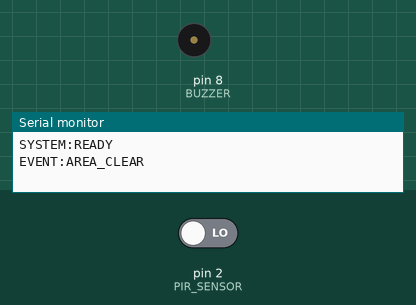
Bench run of a sketch on a simulated Arduino Uno, built with avr-gcc and run on an emulated ATmega328P. Parts: buzzer (waves = sounding, pin HIGH), the last lines printed to the serial monitor. The test bench sets the inputs (shaded band); at power-on: pin 2 (PIR_SENSOR) LOW.

Above: at 1.5 s.
1.6 s: pin 2 (PIR_SENSOR) driven HIGH
At 2.8 s:
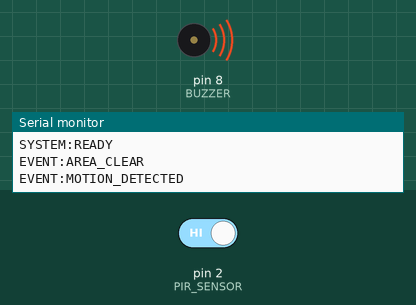
3.1 s: pin 2 (PIR_SENSOR) driven LOW
At 4.2 s:
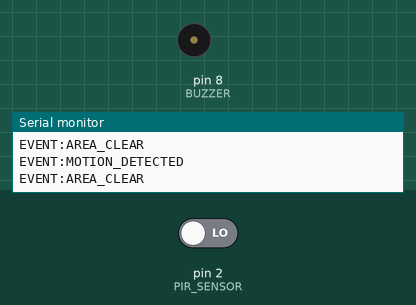
Timing chart, 0 to 6.1 s (numbered marks = the images above; inputs shaded):
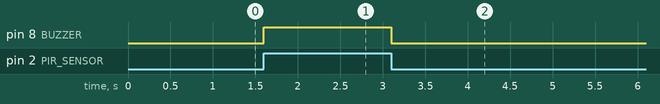

The sketch:

jewellery_security_alarm.ino
```cpp
#define PIR_SENSOR 2
#define BUZZER 8

// The HC-SR501 output goes HIGH when motion is detected.
#define MOTION_DETECTED HIGH

bool previousDetection = false;

void setup() {
  pinMode(PIR_SENSOR, INPUT);
  pinMode(BUZZER, OUTPUT);

  digitalWrite(BUZZER, LOW);

  Serial.begin(9600);

  // Notify the existing Flask dashboard
  Serial.println("SYSTEM:READY");

  delay(300);

  bool detected = (digitalRead(PIR_SENSOR) == MOTION_DETECTED);
  previousDetection = detected;

  if (detected) {
    digitalWrite(BUZZER, HIGH);
    Serial.println("EVENT:MOTION_DETECTED");
  } else {
    Serial.println("EVENT:AREA_CLEAR");
  }
}

void loop() {
  bool currentDetection =
      (digitalRead(PIR_SENSOR) == MOTION_DETECTED);

  // Trigger only when the detection state changes
  if (currentDetection != previousDetection) {

    if (currentDetection) {
      // Motion detected
      digitalWrite(BUZZER, HIGH);
      Serial.println("EVENT:MOTION_DETECTED");
    } else {
      // Motion stopped
      digitalWrite(BUZZER, LOW);
      Serial.println("EVENT:AREA_CLEAR");
    }

    previousDetection = currentDetection;
  }

  delay(50);
}
```

Measured:
- after the input at 1.6 s, pin 8 (BUZZER): LOW → HIGH at once
- after the input at 3.1 s, pin 8 (BUZZER): HIGH → LOW at once
